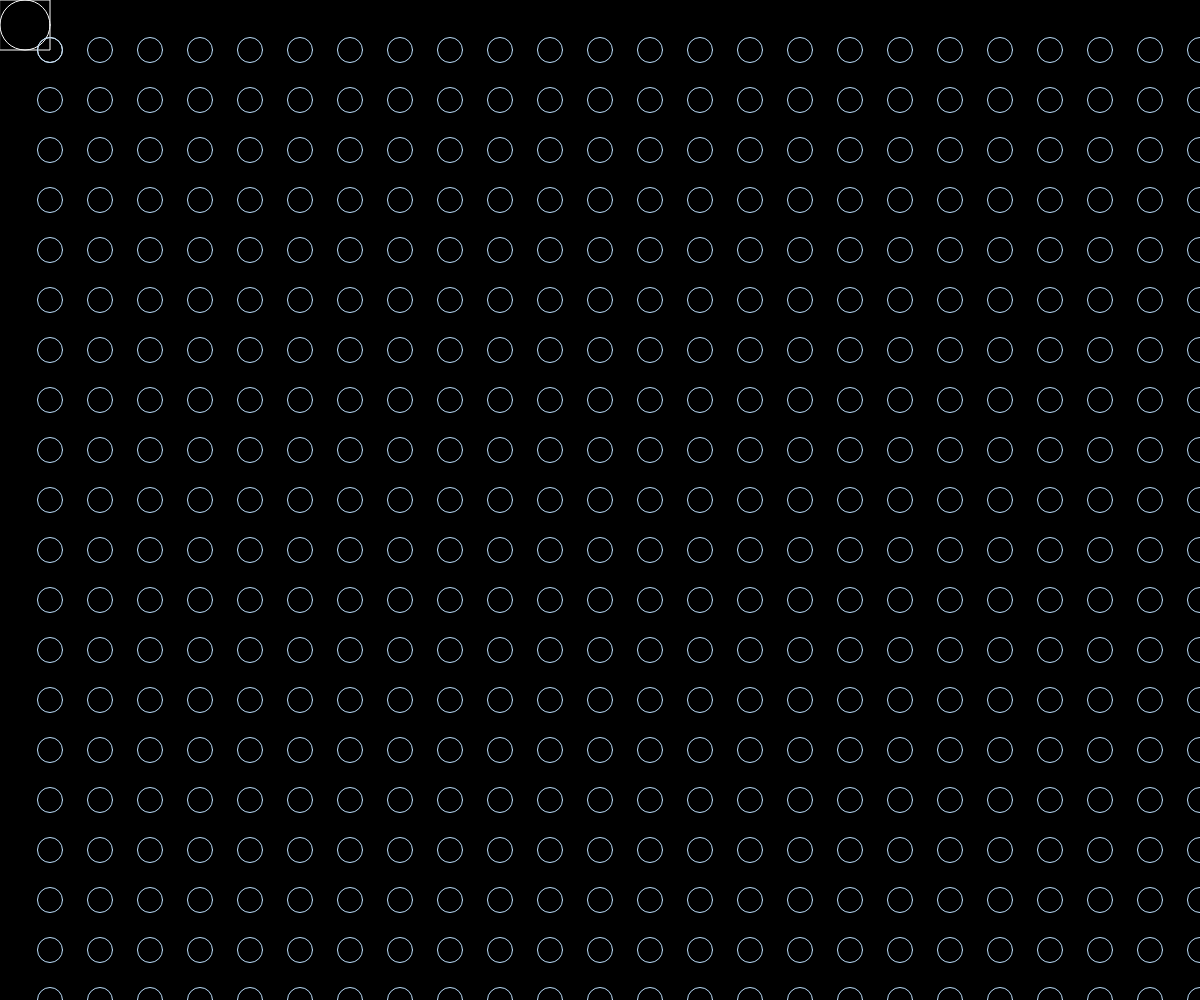
Frame 1 (no input)
Frame 60 (no input): identical to frame 1, image omitted
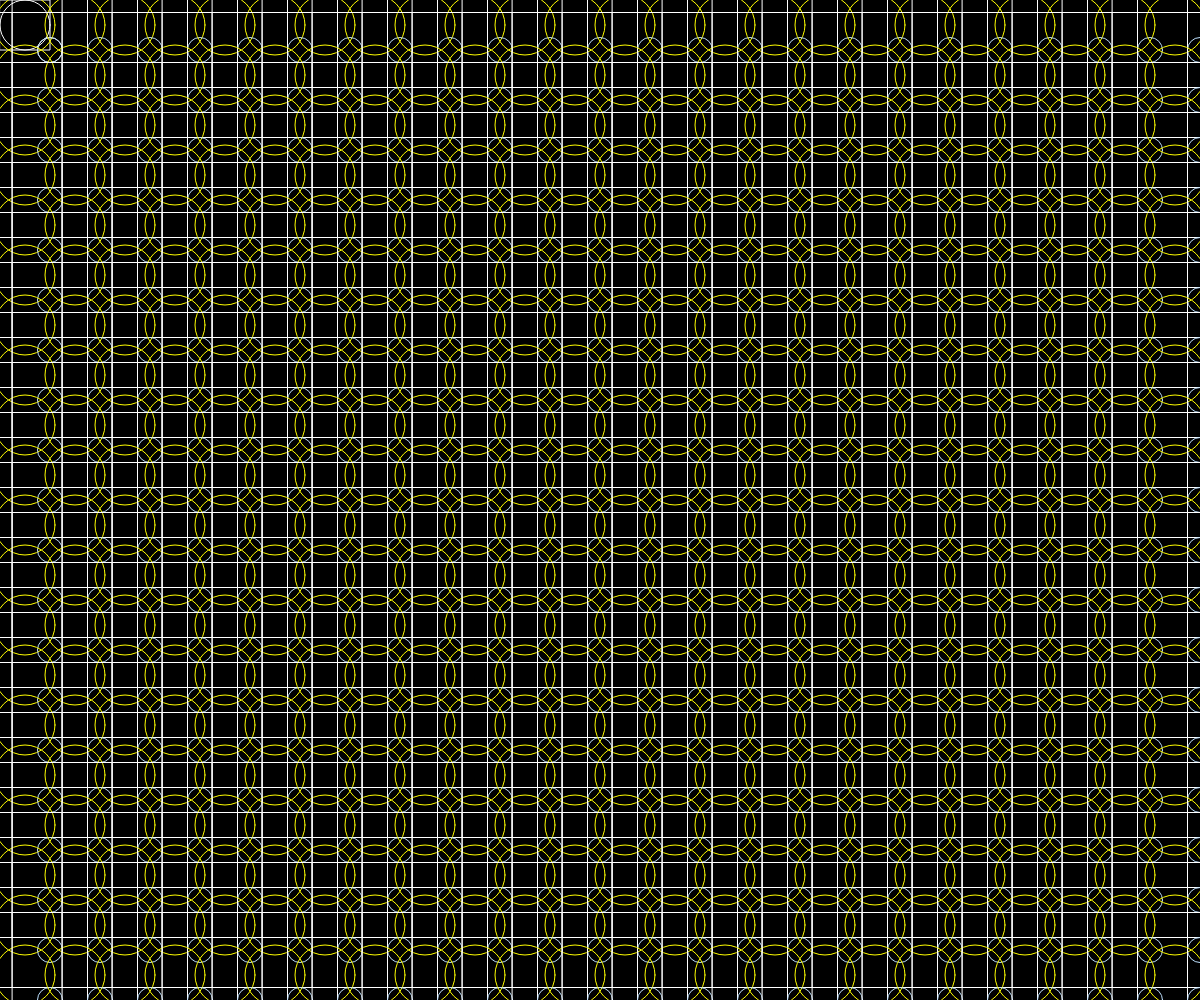
Frame 120 (the mouse pressed at the canvas centre since frame 60)

The p5.js sketch that drew these frames (run headless with seeded random() and noise() and a simulated clock; from frame 60 on, the mouse is pressed at the canvas centre):

// p5.js sketch
// ── sketch.js
function setup() {
  createCanvas(windowWidth, windowHeight);
}

function draw() {
  rectMode(CENTER)//設定方塊座標點以中心為座標
  background(0);//背景顏色為黑色
  noFill()//不充滿顏色
  stroke(255)//寬線的顏色
  ellipse(25,25,50)//座標(25,25),產生一個50直徑的圓
  rect(25,25,50)
  ellipse(50,50,25)//右下角小圓
//1
  //ellipse(25+50*0,25,50)//座標(25,25),產生一個50直徑的圓
 // rect(25+50*0,25,50)
  //ellipse(50+50*0,50,25)//右下角小圓
//2
  //ellipse(25+50*1,25,50)//座標(25,25),產生一個50直徑的圓
  //rect(25+50*1,25,50)
 // ellipse(50+50*1,50,25)//右下角小圓
//3
  //ellipse(25+50*2,25,50)//座標(25,25),產生一個50直徑的圓
  //rect(25+50*2,25,50)
  //ellipse(50+50*2,50,25)//右下角小圓
//4
  //ellipse(25+50*3,25,50)//座標(25,25),產生一個50直徑的圓
  //rect(25+50*3,25,50)
  //ellipse(50+50*3,50,25)//右下角小圓
//5
  //ellipse(25+50*4,25,50)//座標(25,25),產生一個50直徑的圓
  //rect(25+50*4,25,50)
  //ellipse(50+50*4,50,25)//右下角小圓
//6
  //ellipse(25+50*5,25,50)//座標(25,25),產生一個50直徑的圓
  //rect(25+50*5,25,50)
  //ellipse(50+50*5,50,25)//右下角小圓
//7
  //ellipse(25+50*6,25,50)//座標(25,25),產生一個50直徑的圓
  //rect(25+50*6,25,50)
  //ellipse(50+50*6,50,25)//右下角小圓

//  for(var i=0;i<width/50;i++)//i++=i+1
//  {
//   ellipse(25+50*i,25+50*0,50)//座標(25,25),產生一個50直徑的圓
//   rect(25+50*i,25+50*0,50)
//   ellipse(50+50*i,50+50*0,25)//右下角小圓
//  }
//  for(var i=0;i<width/50;i++)//i++=i+1
//  {
//   ellipse(25+50*i,25+50*1,50)//座標(25,25),產生一個50直徑的圓
//   rect(25+50*i,25+50*1,50)
//   ellipse(50+50*i,50+50*1,25)//右下角小圓
//  }
//  for(var i=0;i<width/50;i++)//i++=i+1
//  {
//   ellipse(25+50*i,25+50*2,50)//座標(25,25),產生一個50直徑的圓
//   rect(25+50*i,25+50*2,50)
//   ellipse(50+50*i,50+50*2,25)//右下角小圓
//  }

//  for(var i=0;i<width/50;i++)//i++=i+1
//  {
//   ellipse(25+50*i,25+50*3,50)//座標(25,25),產生一個50直徑的圓
//   rect(25+50*i,25+50*3,50)
//   ellipse(50+50*i,50+50*3,25)//右下角小圓
//  }
var w=mouseX/10
 for(var j=0;j<height/50;j++)
 {
 for(var i=0;i<width/50;i++)//i++=i+1
 {
  stroke(255,255,0)
  ellipse(25+50*i,25+50*j,mouseX/10)//座標(25,25),產生一個50直徑的圓
  stroke(255)
  rect(25+50*i,25+50*j,mouseY/4)
  stroke("#bde0fe")
  ellipse(50+50*i,50+50*j,25)//右下角小圓
 }
}
}
